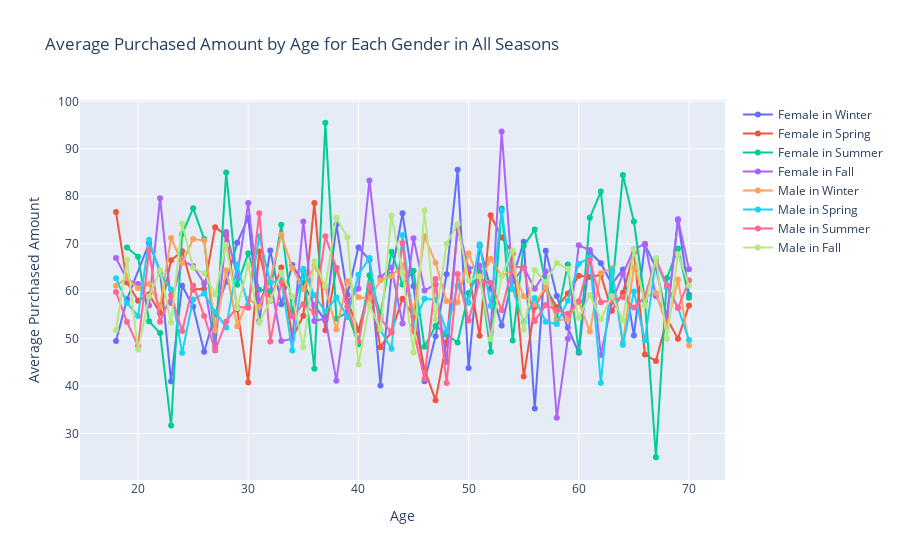

The cell this chart's notebook holds for it:
### Code cell
# Python
import plotly.graph_objects as go

# Define the genders
Genders = ["Female", "Male"]

# Create a figure
fig = go.Figure()

# Loop through each gender and create the plots
for gender in Genders:
    # Filter the dataset for the given gender
    gender_df = df[df["Gender"] == gender]

    # Calculate the average purchased amount by age for all seasons
    avg_purchased_amount = (
        gender_df.groupby(["Season", "Age"])["Purchase Amount (USD)"]
        .mean()
        .reset_index()
    )

    # Loop through each season and create the line plots
    for season in df["Season"].unique():
        season_data = avg_purchased_amount[avg_purchased_amount["Season"] == season]
        fig.add_trace(
            go.Scatter(
                x=season_data["Age"],
                y=season_data["Purchase Amount (USD)"],
                mode="lines+markers",
                name=f"{gender} in {season}",
            )
        )

# Set titles and labels
fig.update_layout(
    title="Average Purchased Amount by Age for Each Gender in All Seasons",
    xaxis_title="Age",
    yaxis_title="Average Purchased Amount",
)

# Show the plot
fig.show()
